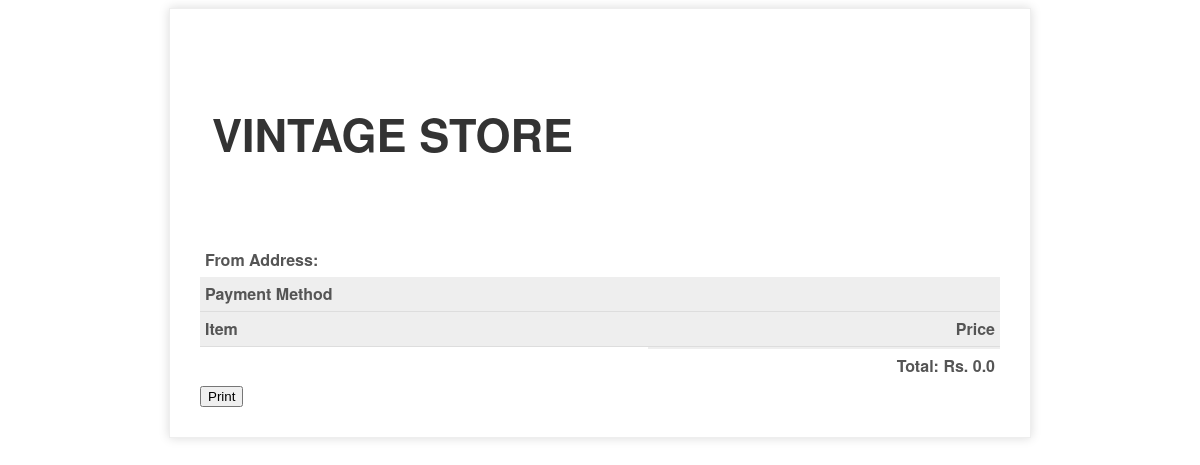
Page /invoice/9 on the earlier database version.
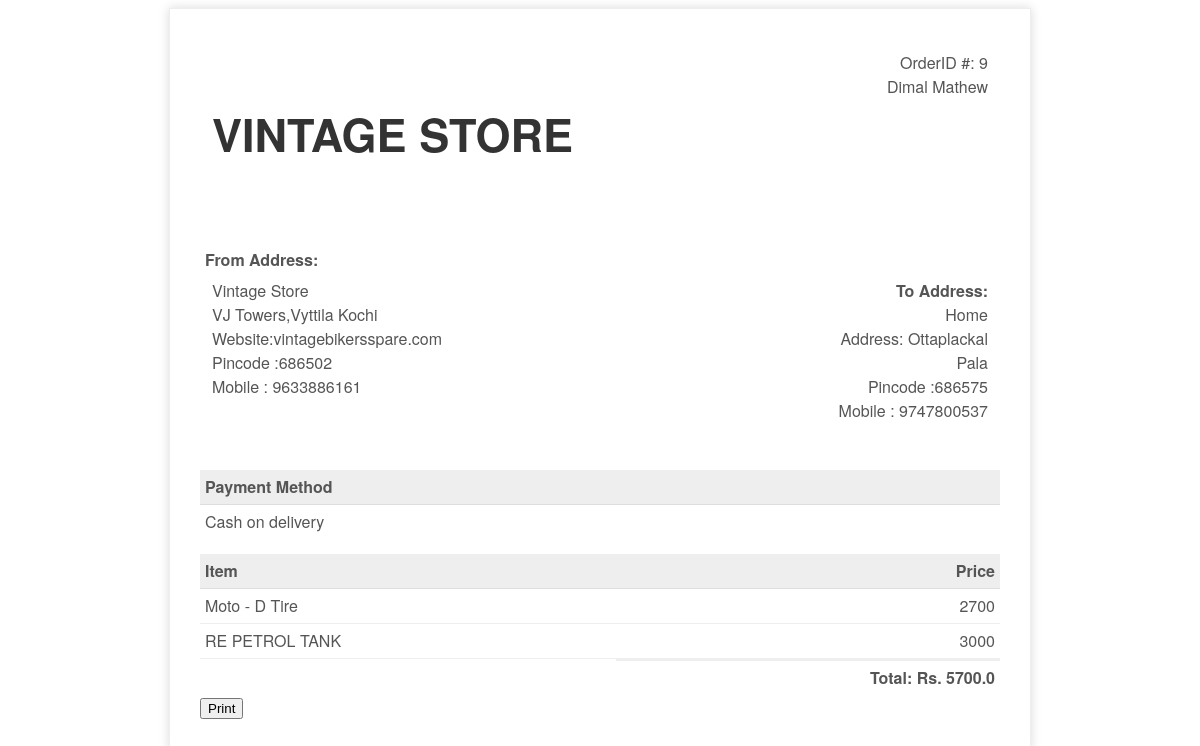
Same page on the later database version.
### shop/models.py (models this page shows, shortened)
class Address(models.Model):
    userid=models.ForeignKey(register, on_delete=models.CASCADE)
    fname=models.CharField(max_length=50)
    lname=models.CharField(max_length=50)
    hm_name=models.CharField(max_length=50)
    address1=models.CharField(max_length=50)
    address2=models.CharField(max_length=50)
    pincode=models.CharField(max_length=6)
    mobile=models.CharField(max_length=10)
    def __str__(self):
        return  str(self.id)

class Order(models.Model):
    userid = models.ForeignKey(register, on_delete=models.CASCADE)
    address_id = models.ForeignKey(Address, on_delete=models.CASCADE)
    amount =models.CharField(max_length=10)
    payment_method=models.CharField(max_length=50)
    status_text = models.CharField(max_length=50, default="Order Placed")
    status = models.ForeignKey(OrderStatus, on_delete=models.CASCADE, null=True)
    created=models.DateTimeField(auto_now=True)
    updated=models.DateTimeField(auto_now=True)

class products(models.Model):
    id=models.CharField(primary_key=True,max_length=50)
    type=models.CharField(max_length=50)
    category = models.CharField(max_length=50)
    subcategory = models.CharField(max_length=50)
    name = models.CharField(max_length=50)
    brand = models.CharField(max_length=50)
    price=models.CharField(max_length=50)
    quantity = models.CharField(max_length=50)
    image = models.ImageField(upload_to='shop/static/images/home/', default='shop/static/images/home/gallery2.jpg')

### shop/views.py (the view)
# urls.py: path('invoice/<int:odid>', views.invoice, name='user_invoice'),
def invoice(request,odid):
    print('order')
    try:
        logged_in = request.session['user_id']
    except:
        logged_in = False
    s1 = Order.objects.filter(id=odid).all()
    s2 = OrderDetail.objects.filter(order_id=odid).all()
    itm = []
    data = []
    total = 0.0
    for item in s1:
        temp_object = {}
        temp_object['id'] = item.id
        temp_object['address_id'] = item.address_id
        temp_object['offc']=item.address_id.hm_name
        temp_object['fname'] = item.address_id.fname
        temp_object['lname'] = item.address_id.lname
        temp_object['hm_name'] = item.address_id.hm_name
        temp_object['address1'] = item.address_id.address1
        temp_object['address2'] = item.address_id.address2
        temp_object['pincode'] = item.address_id.pincode
        temp_object['mobile'] = item.address_id.mobile
        temp_object['payment_method'] = item.payment_method
        data.append(temp_object)
        print(data)
    for item1 in s2:
        temp_object = {}
        temp_object['id'] = item1.order_id
        temp_object['product_id'] = item1.product_id
        temp_object['name'] = item1.product_id.name
        temp_object['brand'] = item1.product_id.brand
        temp_object['price'] = item1.product_id.price
        total = total + float(item1.product_id.price)
        itm.append(temp_object)
    return render(request, 'shop/invoice.html', { 'inv': data, 'inv1':itm, 'total': total })

### shop/templates/shop/invoice.html (shortened to what this page needs)
<!doctype html>
<html>
<head>
</head>
<body>
    <div class="invoice-box">
        <table cellpadding="0" cellspacing="0">
            <tr class="top">
                <td colspan="2">
                    <table>
                        <tr>
                            <td class="title">
                                <h4>VINTAGE STORE</h4>
                            </td>
                            {% for item in inv %}
                            <td>
                                OrderID #: {{item.id}}<br>
                                {{item.fname}} {{item.lname}}<br>
                            </td>
                            {%endfor%}
                        </tr>
                    </table>
                </td>
            </tr>
            <tr class="information">
                <td colspan="2">
                    <table>
                        <b>From Address:</b>
                        {% for item in inv %}
                        <tr>
                            <td>
                                Vintage Store<br>
                                VJ Towers,Vyttila
                                Kochi<br>
                                Website:vintagebikersspare.com<br>
                                Pincode :686502<br>
                                Mobile : 9633886161<br>
                            </td>
                            <td>
                                <b>To Address:</b><br>
                                {{item.offc}}<br>
                                Address: {{item.address1}}<br>
                                {{item.address2}}<br>
                                Pincode :{{item.pincode}}<br>
                                Mobile : {{item.mobile}}<br>
                            </td>
                        </tr>
                        {%endfor%}
                    </table>
                </td>
            </tr>
            <tr class="heading">
                <td>
                    Payment Method
                </td>
                <td>
                </td>
            </tr>
            <tr class="details">
               {% for item in inv %}
                <td>
                    {{item.payment_method}}
                </td>
                {%endfor%}
            </tr>
            <tr class="heading">
                <td>
                    Item
                </td>
                <td>
                    Price
                </td>
            </tr>
            {% for item in inv1 %}
            <tr class="item">
                <td>
                    {{item.name}}
                </td>
                <td>
                    {{item.price}}
                </td>
            </tr>
            {%endfor%}
            <tr class="total">
                <td></td>
                <td>
                   Total: Rs. {{total}}
                </td>
            </tr>
        </table>
        <div class="col-md-12 text-center">
            <button id="print-invioce-button" onclick="document.getElementById('print-invioce-button').remove(); print()">Print</button>
        </div>
    </div>
</body>
</html>

Differences in the rows shown:
added Address: id "9", fname "Dimal", lname "Mathew", offc "Home", address1 "Ottaplackal", address2 "Pala", pincode "686575", mobile "9747800537", payment_method "Cash on delivery"
added Order: name "Moto - D Tire", price "2700", name "RE PETROL TANK", price "3000"
Other differences:
{{ total }}: "0.0" → "5700.0"
